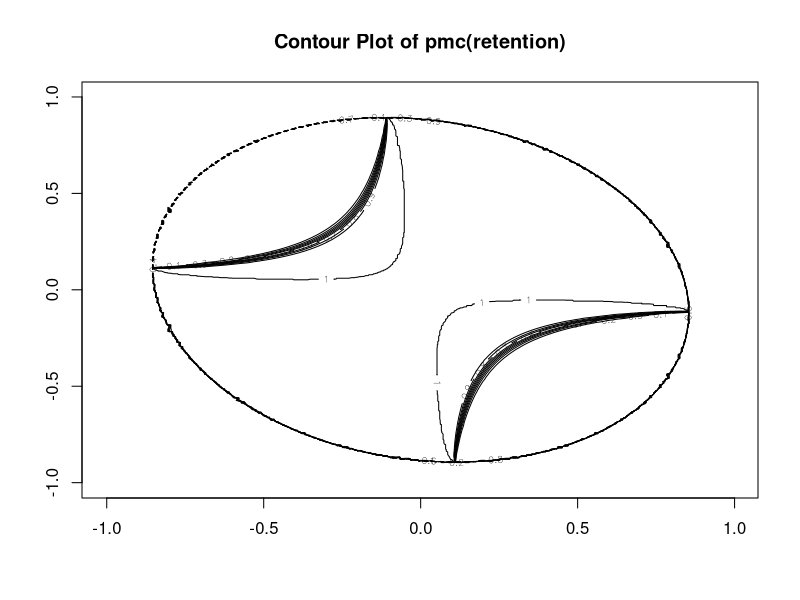
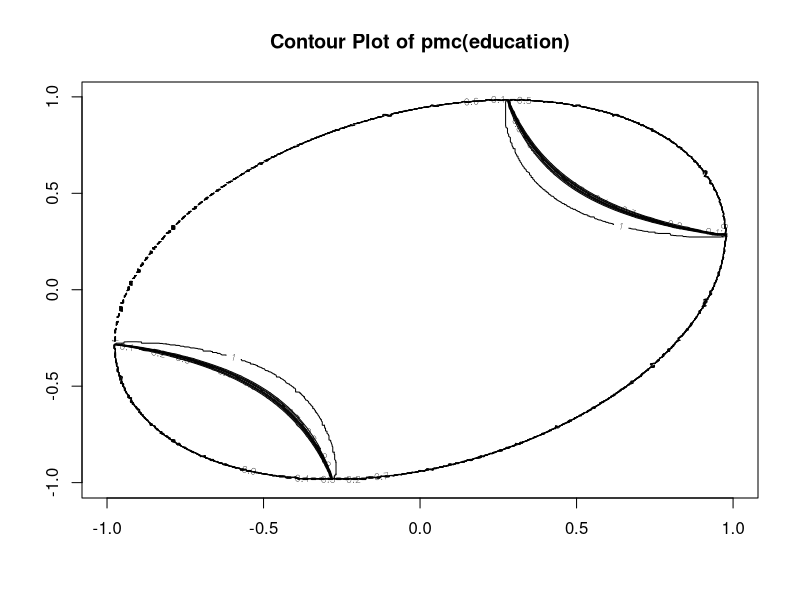

Write the R code that produced these figures, in order.
## Vectorize the rnorm function
vrnorm <- Vectorize(rnorm,c("n","mean","sd"))

mcdat <- function() {
  dat <- mat.or.vec(7639,4)
  size <- c(9,12,14,12,24,23,47,48,46,48,47,49,45,39,8,3054,1661,983,323,441,154,213,143,85,49,35,16,8,3)
  dat[,1] <- rep(c(1,0),times=c(471,7168))
  dat[,2] <- rep(1:29,times=size)
  # Define means and standard deviations for the logit of propensity scores (z)
  meanz <- c(-5.42, -4.25, -3.42, -2.98, -2.57, -2.15, -1.75, -1.24, -0.83, -0.46, 
             -0.01, 0.53, 1.16, 1.99, 3.7, -5.38, -4.27, -3.5, -2.97, -2.55, 
             -2.14, -1.77, -1.27, -0.86, -0.47, -0.04, 0.56, 1.14, 1.8)
  sdz <- c(0.4, 0.24, 0.2, 0.1, 0.17, 0.07, 0.15, 0.14, 0.11, 0.12, 0.11, 0.22, 
           0.2, 0.33, 1.09, 0.39, 0.25, 0.2, 0.1, 0.16, 0.07, 0.15, 0.14, 0.1, 
           0.11, 0.15, 0.17, 0.17, 0.17)
  z <- vrnorm(size,meanz,sdz)
  z <- unlist(z)
  dat[,3] <- z ## Please double check the distributions of z see if the output match the parameters
  # Define means and standard deviations for reading scores (y)
  meany <- c(47.41,47.25,42.66, 45.24,44.07,36.63,37.41,39.79,37.78,35,34.3,32.06,31.09,33.87,32.84,
             59.22,55.62,52.49,52.45,50.05,48.77,45.89,46,43.28,42.18,40.45,33.03,35.27,40.47)
  sdy <- c(11.73,15.50,15.92,17.32,14.43,13.88,10.92,15.37,12.27,9.77,9.05,9.31,11.96,9.15,
           7.71,11.64,11.30,11.95,12.53,12.15,12.67,12.40,13.37,11.52,13.34,13.08,14.33,8.25,8.60)
  y <- vrnorm(size,meany,sdy)
  y <- unlist(y)
  dat[,4] <- y ## Please double check the distributions of y see if the output match the parameters
  dat <- data.frame(dat)
  colnames(dat) <- c("x","strata","z","y")
  rxz <- cor(dat$x,dat$z)
  ryz <- cor(dat$y,dat$z)
  rxy <- cor(dat$x,dat$y)
  rxyonz <- (rxy-rxz*ryz)/sqrt((1-rxz^2)*(1-ryz^2))
  result <- c(rxz,ryz,rxy,rxyonz)
  return(result)
}

mcdat()

## Run Monte Carlo Simulation

output <- t(replicate(1000,mcdat()))
colnames(output) <- c("rxz", "ryz", "rxy",'rxy|z')
colMeans(output)

## Example 1: Hong & Raudenbush (2005) Kindergarten Retention
rxc <- sort(runif(1000,-1,1)) ## 0.5 is probably a plausible boundary as the correlation between propensity score and x is just around 0.5
ryc <- sort(runif(1000,-1,1))
hong <- function(rxc, ryc){
  beta1 <- ((-0.13)*sqrt((1-0.45^2)*(1-0.52^2))-rxc*ryc)/sqrt(((1-0.45^2-ryc^2)*(1-0.52^2-rxc^2)-((-0.13)*sqrt((1-0.45^2)*(1-0.52^2))-rxc*ryc)^2)/7636)
  return(pnorm(-1.96-beta1))
}
valid <- function(rxc,ryc){
  term1 <- (1-0.45^2-ryc^2)
  term2 <- (1-0.52^2-rxc^2)
  term3 <- ((-0.13)*sqrt((1-0.45^2)*(1-0.52^2))-rxc*ryc)^2
  return(term1*term2>term3)
}

pmc_grid <- outer(rxc, ryc, hong)
valid_grid <- outer(rxc,ryc,valid)
contour(rxc,ryc, pmc_grid, main = "Contour Plot of pmc(retention)")
contour(rxc,ryc, valid_grid, main = "Contour Plot of pmc(retention)",add=TRUE,lty=2)

## Average pmc and its 95% CI
mean(pmc_grid,na.rm = TRUE)
quantile(pmc_grid,probs=c(0.025,0.975),na.rm = TRUE)

## Example 2: Father's Occupation and Educational Attainment
rcx <- sort(runif(1000,-1,1))
rcy <- sort(runif(1000,-1,1))
edu <- function(rcx, rcy) {
  beta2 <- ((0.29)*sqrt((1-0.18^2)*(1-0.22^2))-rcx*rcy)/sqrt(((1-0.18^2-rcy^2)*(1-0.22^2-rcx^2)-((0.29)*sqrt((1-0.18^2)*(1-0.22^2))-rcx*rcy)^2)/10563)
  return(pnorm(-1.96+beta2))
}
valid <- function(rcx,rcy){
  term1 <- (1-0.18^2-rcy^2)
  term2 <- (1-0.22^2-rcx^2)
  term3 <- ((0.29)*sqrt((1-0.18^2)*(1-0.22^2))-rcx*rcy)^2
  return(term1*term2>term3)
}
pmc2_grid <- outer(rcx, rcy, edu)
valid_grid <- outer(rcx,rcy,valid)
contour(rcx,rcy, pmc2_grid, main = "Contour Plot of pmc(education)")
contour(rcx,rcy, valid_grid, main = "Contour Plot of pmc(education)",add=TRUE,lty=2)
## Average pmc and its 95% CI
mean(pmc2_grid,na.rm = TRUE)
quantile(pmc2_grid,probs=c(0.025,0.975),na.rm = TRUE)
